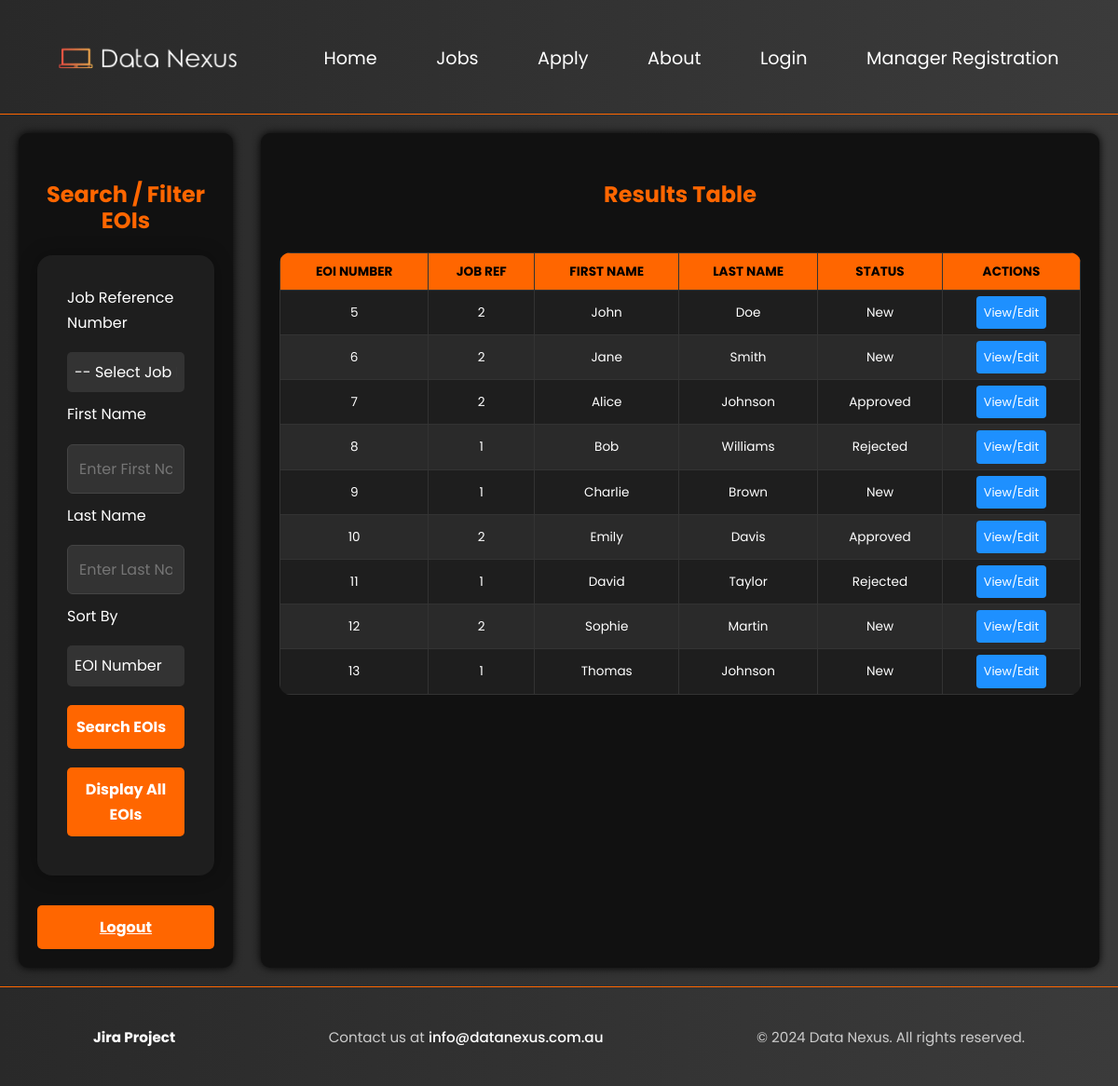
Screenshot of /web_tech_prj-main/manage.php (signed in) with the database file from the repository.
### tables this page shows
CREATE TABLE `eoi` (
  `EOInumber` int(11) NOT NULL,
  `job_reference_number` int(10) NOT NULL,
  `first_name` varchar(50) NOT NULL,
  `last_name` varchar(50) NOT NULL,
  `gender` varchar(10) NOT NULL,
  `street_address` varchar(46) NOT NULL,
  `suburb` varchar(60) NOT NULL,
  `state` varchar(3) NOT NULL,
  `postcode` varchar(4) NOT NULL,
  `email_address` varchar(360) NOT NULL,
  `phone_number` int(15) NOT NULL,
  `skills` varchar(500) NOT NULL,
  `other_skills` varchar(500) NOT NULL,
  `status` varchar(10) NOT NULL DEFAULT 'New'
);

### web_tech_prj-main/manage.php (the view, shortened to what this page needs)
<?php
require_once("settings.php");
$first_name = $_POST['first_name'] ?? '';
$last_name = $_POST['last_name'] ?? '';
$sort_field = $_POST['sort_field'] ?? 'EOInumber';
$query = "SELECT EOInumber, job_reference_number, first_name, last_name, status FROM eoi";
$query .= " ORDER BY $sort_field";
$stmt = $conn->prepare($query);
$stmt->execute();
$result = $stmt->get_result();
?>
<!DOCTYPE html>
<html lang="en">
<head>
    <link href="styles/styles.css" rel="stylesheet">
</head>
<body id="manage-home">
<?php include 'nav.inc'; ?>
<main id="manage-main">
    <section class="filter-form">
        <h2 class="manage-h">Search / Filter EOIs</h2>
        <form method="POST" action="manage.php">
            <label for="job_ref">Job Reference Number</label>
            <select id="job_ref" name="job_ref">
                <option value="">-- Select Job Reference --</option>
            </select>
            <label for="first_name">First Name</label>
            <input type="text" id="first_name" name="first_name" value="<?= htmlspecialchars($first_name) ?>" placeholder="Enter First Name">
            <label for="last_name">Last Name</label>
            <input type="text" id="last_name" name="last_name" value="<?= htmlspecialchars($last_name) ?>" placeholder="Enter Last Name">
            <label for="sort_field">Sort By</label>
            <select id="sort_field" name="sort_field">
                <option value="EOInumber" <?= $sort_field === 'EOInumber' ? 'selected' : '' ?>>EOI Number</option>
            </select>
            <button type="submit" name="action" value="search">Search EOIs</button>
            <button type="submit" name="action" value="show_all">Display All EOIs</button>
        </form>
        <a href="logout.php" class="btn-logout">Logout</a>
    </section>
    <section class="results-table">
        <h2 class="manage-h">Results Table</h2>
        <table class="styled-table">
            <?php if ($result->num_rows > 0): ?>
                <thead>
                    <tr>
                        <th>EOI Number</th>
                        <th>Job Ref</th>
                        <th>First Name</th>
                        <th>Last Name</th>
                        <th>Status</th>
                        <th>Actions</th>
                    </tr>
                </thead>
                <tbody>
                    <?php while ($row = $result->fetch_assoc()): ?>
                        <tr>
                            <td><?= htmlspecialchars($row['EOInumber']) ?></td>
                            <td><?= htmlspecialchars($row['job_reference_number']) ?></td>
                            <td><?= htmlspecialchars($row['first_name']) ?></td>
                            <td><?= htmlspecialchars($row['last_name']) ?></td>
                            <td><?= htmlspecialchars($row['status']) ?></td>
                            <td><a class="btn-view" href="view_details.php?eoi_id=<?= urlencode($row['EOInumber']) ?>">View/Edit</a></td>
                        </tr>
                    <?php endwhile; ?>
                </tbody>
            <?php else: ?>
                <tr><td colspan="6">🚫 No records found.</td></tr>
            <?php endif; ?>
        </table>
    </section>
</main>
<?php include 'footer.inc'; ?>
</body>
</html>

### web_tech_prj-main/nav.inc
<header>
    <a href="index.php">
        <img src="images/Data_Nexus_Logo-Photoroom.png" id="home-logo" alt="Data Nexus Official Logo">
    </a>
    <nav id="home-navigation">
        <a href="index.php" class="home-navlinks" id="home-current-page">Home</a>
        <a href="jobs.php" class="home-navlinks">Jobs</a>
        <a href="apply.php" class="home-navlinks">Apply</a>
        <a href="about.php" class="home-navlinks">About</a>
          <a href="login.php" class="home-navlinks">Login</a>
          <a href="managers_register.php" class="home-navlinks">Manager Registration</a>
    </nav>
</header>

### web_tech_prj-main/footer.inc
<footer>
    <div class="footer-content">
      <a href="https://student-team-d82481z6.atlassian.net/jira/software/projects/PP1/boards/3/timeline?selectedIssue=PP1-28&atlOrigin=eyJpIjoiOTdlZTc1Mjg2MWIyNDVmYmI0NWRlZDRlZDdhZGNmNWEiLCJwIjoiaiJ9" id="footer-items">Jira Project</a>
      <p>Contact us at <a href="mailto:info@datanexus.com.au">info@datanexus.com.au</a></p>
      <p>&copy; 2024 Data Nexus. All rights reserved.</p>
    </div>
  </footer>

### rows the page displays
eoi: EOInumber "5", job_reference_number "2", first_name "John", last_name "Doe", status "New"
eoi: EOInumber "6", job_reference_number "2", first_name "Jane", last_name "Smith", status "New"
eoi: EOInumber "7", job_reference_number "2", first_name "Alice", last_name "Johnson", status "Approved"
eoi: EOInumber "8", job_reference_number "1", first_name "Bob", last_name "Williams", status "Rejected"
eoi: EOInumber "9", job_reference_number "1", first_name "Charlie", last_name "Brown", status "New"
eoi: EOInumber "10", job_reference_number "2", first_name "Emily", last_name "Davis", status "Approved"
eoi: EOInumber "11", job_reference_number "1", first_name "David", last_name "Taylor", status "Rejected"
eoi: EOInumber "12", job_reference_number "2", first_name "Sophie", last_name "Martin", status "New"
eoi: EOInumber "13", job_reference_number "1", first_name "Thomas", last_name "Johnson", status "New"
